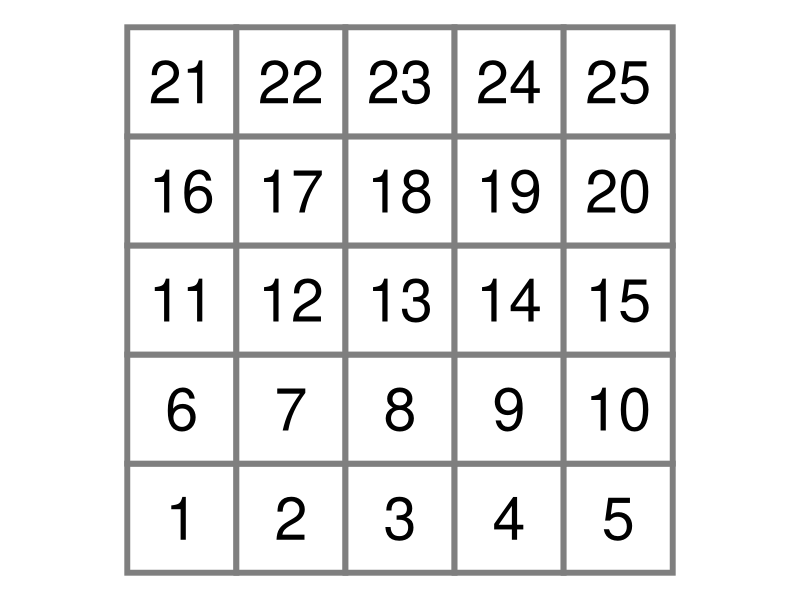
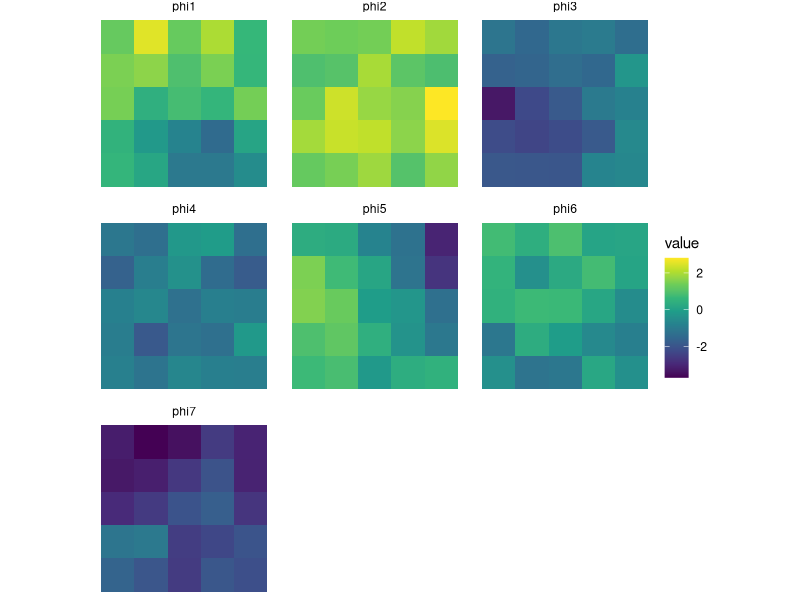

Source code (R) for these figures, in order:
## ---- chunk 1
#| label: load-packages
#| output: false
#| code-summary: "Code: Load the packages"

library(tidyverse)
library(igraph)
library(viridis)
## ---- chunk 2
n      <- 5
nsites <- n^2
spat_domain <- expand.grid(x = 1:n, y = 1:n)
spat_domain$label <- 1:(n*n)
spat_domain_g <- make_lattice(c(n,n), mutual = TRUE)
W <- as.matrix(as_adjacency_matrix(spat_domain_g, sparse=1))
M <- diag(rowSums(W))

ggplot(spat_domain) +
  geom_tile(aes(x, y), linewidth = 2, color = "grey50", fill="white") +
  geom_text(aes(x, y, label=label), size = 15) +
  coord_fixed() + 
  theme_void()
## ---- chunk 3
#| code-summary: "Code: univariate CAR samples"

p    <- 7
tau2 <- c(1,1,1,1,1,1,1)
rho  <- 0.99
spat_re <- matrix(NA, nrow = nsites, ncol = p)

for (i in 1:p){
  spat_prec   <- (1/tau2[i])*(M-rho*W)
  spat_domain[, ncol(spat_domain) + 1] <- backsolve(chol(spat_prec), 
                                                    matrix(rnorm(nsites), 
                                                           nrow = nsites))
  colnames(spat_domain)[ncol(spat_domain)] <- paste0("phi", i)
}

spat_domain <- gather(spat_domain, key = "phi", value = "value", -c(x,y,label))
## ---- chunk 4

ggplot(spat_domain) +
  geom_tile(aes(x, y, fill=value)) +
  scale_fill_gradientn(colors = viridis(10)) +
  coord_fixed() +  
  theme_void() +
  facet_wrap(~phi)


